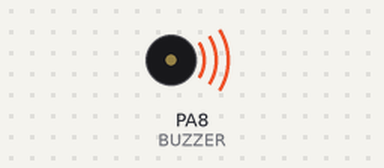
This sketch was run on a simulated STM32 Blue Pill. Shown: buzzer (waves = sounding).

Above: at 0.02 s.
Timing chart, 0 to 3.0 s (numbered marks = the images above):
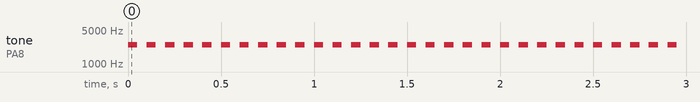

The sketch:

sketch_aug27a.ino
```cpp
#define BUZZER PA_8

void setup() {
  pinMode(BUZZER, OUTPUT);
}

void loop() {
  tone(BUZZER, 2500);
  delay(50);
  noTone(BUZZER);
  delay(50);
}
```

Measured:
- by itself, tone on PA8 (BUZZER): alternates 2500 Hz for 0.05 s and silent for 0.05 s
